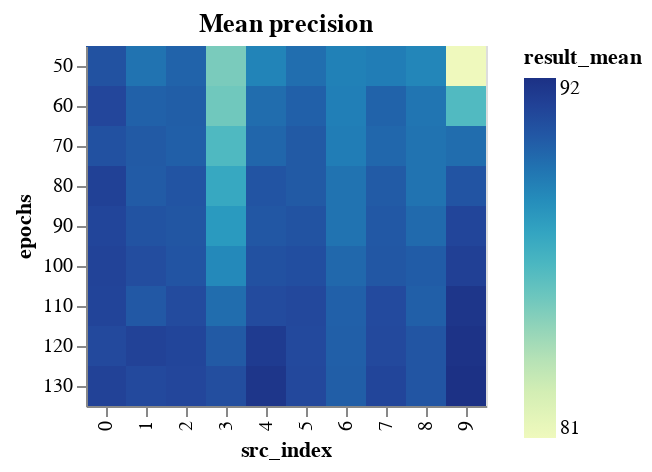

The notebook cell saved with this chart:
### Code cell
epochs_results_encoding = {
    "x": "src_index:O",
    "y": "epochs:O",
    "color": "result_mean:Q",
}
epochs_results_tooltip = ["result_mean", "result_std", "neurons", "layers", "src_index"]
EPOCHS_BINS = np.array_split(EPOCHS_RANGE, EPOCHS_RANGE.max() // EPOCH_BIN_SIZE + 1)


def binified_epochs_heatmap(title, epochs_df):
    return binified_heatmap(
        title,
        epochs_df,
        "epochs",
        EPOCHS_BINS,
        epochs_results_tooltip,
        **epochs_results_encoding
    )


binified_epochs_heatmap("Mean precision", epochs_results_df)

### Figure 1 — Vega-Lite specification as saved in the notebook (floating-point values rounded to 4 significant figures)
{"config": {"view": {"continuousWidth": 400, "continuousHeight": 300}}, "hconcat": [{"mark": "rect", "encoding": {"color": {"type": "quantitative", "field": "result_mean"}, "tooltip": [{"type": "quantitative", "field": "result_mean"}, {"type": "quantitative", "field": "result_std"}, {"type": "quantitative", "field": "neurons"}, {"type": "quantitative", "field": "layers"}, {"type": "quantitative", "field": "src_index"}], "x": {"type": "ordinal", "field": "src_index"}, "y": {"type": "ordinal", "field": "epochs"}}, "selection": {"selector003": {"type": "interval", "bind": "scales", "encodings": ["x", "y"]}}, "title": "Mean precision"}], "data": {"name": "data-18e7893ffe193afda6c8108d0d1eca5e"}, "$schema": "https://vega.github.io/schema/vega-lite/v4.8.1.json", "datasets": {"data-18e7893ffe193afda6c8108d0d1eca5e": [{"neurons": 8, "layers": 1, "epochs": 130, "learning_rate": 0.0254, "momentum": 0.05776, "result_mean": 89.79, "result_std": 0.5002, "src_index": 6}, {"neurons": 14, "layers": 3, "epochs": 100, "learning_rate": 0.0254, "momentum": 0.05776, "result_mean": 90.88, "result_std": 0.6634, "src_index": 0}, {"neurons": 14, "layers": 3, "epochs": 60, "learning_rate": 0.0254, "momentum": 0.05776, "result_mean": 90.72, "result_std": 0.7479, "src_index": 0}, {"neurons": 14, "layers": 3, "epochs": 90, "learning_rate": 0.0254, "momentum": 0.05776, "result_mean": 90.78, "result_std": 0.7751, "src_index": 0}, {"neurons": 14, "layers": 3, "epochs": 70, "learning_rate": 0.0254, "momentum": 0.05776, "result_mean": 90.31, "result_std": 0.7564, "src_index": 0}, {"neurons": 8, "layers": 1, "epochs": 120, "learning_rate": 0.0254, "momentum": 0.05776, "result_mean": 89.73, "result_std": 0.705, "src_index": 6}, {"neurons": 13, "layers": 2, "epochs": 60, "learning_rate": 0.0254, "momentum": 0.05776, "result_mean": 89.63, "result_std": 0.6999, "src_index": 1}, {"neurons": 8, "layers": 1, "epochs": 100, "learning_rate": 0.0254, "momentum": 0.05776, "result_mean": 89.37, "result_std": 0.6981, "src_index": 6}, {"neurons": 8, "layers": 3, "epochs": 130, "learning_rate": 0.0254, "momentum": 0.05776, "result_mean": 91.56, "result_std": 0.9182, "src_index": 4}, {"neurons": 14, "layers": 3, "epochs": 110, "learning_rate": 0.0254, "momentum": 0.05776, "result_mean": 90.83, "result_std": 0.8576, "src_index": 0}, {"neurons": 14, "layers": 3, "epochs": 120, "learning_rate": 0.0254, "momentum": 0.05776, "result_mean": 90.62, "result_std": 0.8514, "src_index": 0}, {"neurons": 8, "layers": 1, "epochs": 110, "learning_rate": 0.0254, "momentum": 0.05776, "result_mean": 89.68, "result_std": 0.7754, "src_index": 6}, {"neurons": 13, "layers": 2, "epochs": 70, "learning_rate": 0.0254, "momentum": 0.05776, "result_mean": 89.94, "result_std": 0.8117, "src_index": 1}, {"neurons": 8, "layers": 3, "epochs": 80, "learning_rate": 0.0254, "momentum": 0.05776, "result_mean": 90.15, "result_std": 0.8575, "src_index": 4}, {"neurons": 10, "layers": 1, "epochs": 130, "learning_rate": 0.0254, "momentum": 0.05776, "result_mean": 90.15, "result_std": 0.8671, "src_index": 8}, {"neurons": 14, "layers": 2, "epochs": 70, "learning_rate": 0.0254, "momentum": 0.05776, "result_mean": 89.73, "result_std": 0.8274, "src_index": 2}, {"neurons": 6, "layers": 3, "epochs": 70, "learning_rate": 0.0254, "momentum": 0.05776, "result_mean": 85.88, "result_std": 0.4682, "src_index": 3}, {"neurons": 10, "layers": 1, "epochs": 120, "learning_rate": 0.0254, "momentum": 0.05776, "result_mean": 90.15, "result_std": 0.9104, "src_index": 8}, {"neurons": 8, "layers": 3, "epochs": 60, "learning_rate": 0.0254, "momentum": 0.05776, "result_mean": 89.21, "result_std": 0.8266, "src_index": 4}, {"neurons": 8, "layers": 1, "epochs": 90, "learning_rate": 0.0254, "momentum": 0.05776, "result_mean": 89.01, "result_std": 0.8247, "src_index": 6}, {"neurons": 8, "layers": 3, "epochs": 70, "learning_rate": 0.0254, "momentum": 0.05776, "result_mean": 89.47, "result_std": 0.8747, "src_index": 4}, {"neurons": 10, "layers": 1, "epochs": 110, "learning_rate": 0.0254, "momentum": 0.05776, "result_mean": 89.73, "result_std": 0.9082, "src_index": 8}, {"neurons": 11, "layers": 1, "epochs": 130, "learning_rate": 0.0254, "momentum": 0.05776, "result_mean": 90.67, "result_std": 1.006, "src_index": 5}, {"neurons": 11, "layers": 1, "epochs": 70, "learning_rate": 0.0254, "momentum": 0.05776, "result_mean": 89.94, "result_std": 0.9442, "src_index": 5}, {"neurons": 13, "layers": 2, "epochs": 80, "learning_rate": 0.0254, "momentum": 0.05776, "result_mean": 89.89, "result_std": 0.9454, "src_index": 1}, {"neurons": 10, "layers": 1, "epochs": 100, "learning_rate": 0.0254, "momentum": 0.05776, "result_mean": 89.84, "result_std": 0.9481, "src_index": 8}, {"neurons": 9, "layers": 3, "epochs": 80, "learning_rate": 0.0254, "momentum": 0.05776, "result_mean": 89.89, "result_std": 0.9567, "src_index": 7}, {"neurons": 8, "layers": 3, "epochs": 100, "learning_rate": 0.0254, "momentum": 0.05776, "result_mean": 90.31, "result_std": 1.009, "src_index": 4}, {"neurons": 13, "layers": 2, "epochs": 50, "learning_rate": 0.0254, "momentum": 0.05776, "result_mean": 89.01, "result_std": 0.8839, "src_index": 1}, {"neurons": 11, "layers": 1, "epochs": 110, "learning_rate": 0.0254, "momentum": 0.05776, "result_mean": 90.67, "result_std": 1.06, "src_index": 5}, {"neurons": 8, "layers": 3, "epochs": 90, "learning_rate": 0.0254, "momentum": 0.05776, "result_mean": 90.05, "result_std": 1.012, "src_index": 4}, {"neurons": 11, "layers": 1, "epochs": 100, "learning_rate": 0.0254, "momentum": 0.05776, "result_mean": 90.41, "result_std": 1.058, "src_index": 5}, {"neurons": 14, "layers": 3, "epochs": 130, "learning_rate": 0.0254, "momentum": 0.05776, "result_mean": 90.93, "result_std": 1.111, "src_index": 0}, {"neurons": 8, "layers": 1, "epochs": 70, "learning_rate": 0.0254, "momentum": 0.05776, "result_mean": 88.64, "result_std": 0.9074, "src_index": 6}, {"neurons": 14, "layers": 2, "epochs": 80, "learning_rate": 0.0254, "momentum": 0.05776, "result_mean": 90.15, "result_std": 1.068, "src_index": 2}, {"neurons": 14, "layers": 3, "epochs": 80, "learning_rate": 0.0254, "momentum": 0.05776, "result_mean": 90.98, "result_std": 1.151, "src_index": 0}, {"neurons": 8, "layers": 3, "epochs": 120, "learning_rate": 0.0254, "momentum": 0.05776, "result_mean": 91.3, "result_std": 1.186, "src_index": 4}, {"neurons": 8, "layers": 1, "epochs": 80, "learning_rate": 0.0254, "momentum": 0.05776, "result_mean": 89.0, "result_std": 0.9662, "src_index": 6}, {"neurons": 14, "layers": 2, "epochs": 50, "learning_rate": 0.0254, "momentum": 0.05776, "result_mean": 89.58, "result_std": 1.024, "src_index": 2}, {"neurons": 11, "layers": 1, "epochs": 90, "learning_rate": 0.0254, "momentum": 0.05776, "result_mean": 90.2, "result_std": 1.089, "src_index": 5}, {"neurons": 9, "layers": 3, "epochs": 70, "learning_rate": 0.0254, "momentum": 0.05776, "result_mean": 89.42, "result_std": 1.012, "src_index": 7}, {"neurons": 9, "layers": 3, "epochs": 110, "learning_rate": 0.0254, "momentum": 0.05776, "result_mean": 90.57, "result_std": 1.133, "src_index": 7}, {"neurons": 10, "layers": 1, "epochs": 90, "learning_rate": 0.0254, "momentum": 0.05776, "result_mean": 89.32, "result_std": 1.013, "src_index": 8}, {"neurons": 14, "layers": 2, "epochs": 120, "learning_rate": 0.0254, "momentum": 0.05776, "result_mean": 90.78, "result_std": 1.166, "src_index": 2}, {"neurons": 11, "layers": 3, "epochs": 130, "learning_rate": 0.0254, "momentum": 0.05776, "result_mean": 91.82, "result_std": 1.278, "src_index": 9}, {"neurons": 11, "layers": 1, "epochs": 120, "learning_rate": 0.0254, "momentum": 0.05776, "result_mean": 90.62, "result_std": 1.165, "src_index": 5}, {"neurons": 10, "layers": 1, "epochs": 60, "learning_rate": 0.0254, "momentum": 0.05776, "result_mean": 88.9, "result_std": 0.9943, "src_index": 8}, {"neurons": 10, "layers": 1, "epochs": 70, "learning_rate": 0.0254, "momentum": 0.05776, "result_mean": 89.0, "result_std": 1.033, "src_index": 8}, {"neurons": 11, "layers": 1, "epochs": 80, "learning_rate": 0.0254, "momentum": 0.05776, "result_mean": 89.94, "result_std": 1.154, "src_index": 5}, {"neurons": 8, "layers": 3, "epochs": 50, "learning_rate": 0.0254, "momentum": 0.05776, "result_mean": 88.38, "result_std": 1.019, "src_index": 4}, {"neurons": 11, "layers": 1, "epochs": 60, "learning_rate": 0.0254, "momentum": 0.05776, "result_mean": 89.68, "result_std": 1.15, "src_index": 5}, {"neurons": 9, "layers": 3, "epochs": 60, "learning_rate": 0.0254, "momentum": 0.05776, "result_mean": 89.58, "result_std": 1.143, "src_index": 7}, {"neurons": 8, "layers": 3, "epochs": 110, "learning_rate": 0.0254, "momentum": 0.05776, "result_mean": 90.52, "result_std": 1.239, "src_index": 4}, {"neurons": 9, "layers": 3, "epochs": 120, "learning_rate": 0.0254, "momentum": 0.05776, "result_mean": 90.62, "result_std": 1.295, "src_index": 7}, {"neurons": 10, "layers": 1, "epochs": 80, "learning_rate": 0.0254, "momentum": 0.05776, "result_mean": 89.0, "result_std": 1.134, "src_index": 8}, {"neurons": 11, "layers": 3, "epochs": 70, "learning_rate": 0.0254, "momentum": 0.05776, "result_mean": 89.21, "result_std": 1.159, "src_index": 9}, {"neurons": 9, "layers": 3, "epochs": 90, "learning_rate": 0.0254, "momentum": 0.05776, "result_mean": 89.99, "result_std": 1.24, "src_index": 7}, {"neurons": 13, "layers": 2, "epochs": 90, "learning_rate": 0.0254, "momentum": 0.05776, "result_mean": 90.2, "result_std": 1.262, "src_index": 1}, {"neurons": 11, "layers": 1, "epochs": 50, "learning_rate": 0.0254, "momentum": 0.05776, "result_mean": 89.16, "result_std": 1.17, "src_index": 5}, {"neurons": 14, "layers": 2, "epochs": 130, "learning_rate": 0.0254, "momentum": 0.05776, "result_mean": 90.72, "result_std": 1.343, "src_index": 2}, {"neurons": 6, "layers": 3, "epochs": 80, "learning_rate": 0.0254, "momentum": 0.05776, "result_mean": 86.82, "result_std": 0.9667, "src_index": 3}, {"neurons": 13, "layers": 2, "epochs": 130, "learning_rate": 0.0254, "momentum": 0.05776, "result_mean": 90.62, "result_std": 1.357, "src_index": 1}, {"neurons": 9, "layers": 3, "epochs": 100, "learning_rate": 0.0254, "momentum": 0.05776, "result_mean": 90.05, "result_std": 1.312, "src_index": 7}, {"neurons": 8, "layers": 1, "epochs": 60, "learning_rate": 0.0254, "momentum": 0.05776, "result_mean": 88.54, "result_std": 1.165, "src_index": 6}, {"neurons": 13, "layers": 2, "epochs": 100, "learning_rate": 0.0254, "momentum": 0.05776, "result_mean": 90.46, "result_std": 1.36, "src_index": 1}, {"neurons": 11, "layers": 3, "epochs": 60, "learning_rate": 0.0254, "momentum": 0.05776, "result_mean": 85.83, "result_std": 0.9119, "src_index": 9}, {"neurons": 6, "layers": 3, "epochs": 60, "learning_rate": 0.0254, "momentum": 0.05776, "result_mean": 84.89, "result_std": 0.8264, "src_index": 3}, {"neurons": 13, "layers": 2, "epochs": 120, "learning_rate": 0.0254, "momentum": 0.05776, "result_mean": 90.93, "result_std": 1.436, "src_index": 1}, {"neurons": 11, "layers": 3, "epochs": 110, "learning_rate": 0.0254, "momentum": 0.05776, "result_mean": 91.56, "result_std": 1.502, "src_index": 9}, {"neurons": 8, "layers": 1, "epochs": 50, "learning_rate": 0.0254, "momentum": 0.05776, "result_mean": 88.48, "result_std": 1.215, "src_index": 6}, {"neurons": 11, "layers": 3, "epochs": 120, "learning_rate": 0.0254, "momentum": 0.05776, "result_mean": 91.72, "result_std": 1.54, "src_index": 9}, {"neurons": 6, "layers": 3, "epochs": 90, "learning_rate": 0.0254, "momentum": 0.05776, "result_mean": 87.49, "result_std": 1.121, "src_index": 3}, {"neurons": 14, "layers": 2, "epochs": 110, "learning_rate": 0.0254, "momentum": 0.05776, "result_mean": 90.52, "result_std": 1.44, "src_index": 2}, {"neurons": 11, "layers": 3, "epochs": 100, "learning_rate": 0.0254, "momentum": 0.05776, "result_mean": 91.04, "result_std": 1.493, "src_index": 9}, {"neurons": 6, "layers": 3, "epochs": 130, "learning_rate": 0.0254, "momentum": 0.05776, "result_mean": 90.41, "result_std": 1.441, "src_index": 3}, {"neurons": 6, "layers": 3, "epochs": 120, "learning_rate": 0.0254, "momentum": 0.05776, "result_mean": 89.94, "result_std": 1.398, "src_index": 3}, {"neurons": 10, "layers": 1, "epochs": 50, "learning_rate": 0.0254, "momentum": 0.05776, "result_mean": 88.27, "result_std": 1.29, "src_index": 8}, {"neurons": 13, "layers": 2, "epochs": 110, "learning_rate": 0.0254, "momentum": 0.05776, "result_mean": 90.0, "result_std": 1.467, "src_index": 1}, {"neurons": 14, "layers": 2, "epochs": 90, "learning_rate": 0.0254, "momentum": 0.05776, "result_mean": 90.1, "result_std": 1.498, "src_index": 2}, {"neurons": 6, "layers": 3, "epochs": 110, "learning_rate": 0.0254, "momentum": 0.05776, "result_mean": 89.21, "result_std": 1.433, "src_index": 3}, {"neurons": 14, "layers": 3, "epochs": 50, "learning_rate": 0.0254, "momentum": 0.05776, "result_mean": 90.26, "result_std": 1.537, "src_index": 0}, {"neurons": 14, "layers": 2, "epochs": 100, "learning_rate": 0.0254, "momentum": 0.05776, "result_mean": 90.15, "result_std": 1.53, "src_index": 2}, {"neurons": 6, "layers": 3, "epochs": 50, "learning_rate": 0.0254, "momentum": 0.05776, "result_mean": 84.63, "result_std": 0.9851, "src_index": 3}, {"neurons": 9, "layers": 3, "epochs": 130, "learning_rate": 0.0254, "momentum": 0.05776, "result_mean": 90.78, "result_std": 1.606, "src_index": 7}, {"neurons": 11, "layers": 3, "epochs": 90, "learning_rate": 0.0254, "momentum": 0.05776, "result_mean": 90.78, "result_std": 1.677, "src_index": 9}, {"neurons": 11, "layers": 3, "epochs": 80, "learning_rate": 0.0254, "momentum": 0.05776, "result_mean": 90.15, "result_std": 1.648, "src_index": 9}, {"neurons": 9, "layers": 3, "epochs": 50, "learning_rate": 0.0254, "momentum": 0.05776, "result_mean": 88.64, "result_std": 1.498, "src_index": 7}, {"neurons": 14, "layers": 2, "epochs": 60, "learning_rate": 0.0254, "momentum": 0.05776, "result_mean": 89.79, "result_std": 1.621, "src_index": 2}, {"neurons": 6, "layers": 3, "epochs": 100, "learning_rate": 0.0254, "momentum": 0.05776, "result_mean": 88.17, "result_std": 1.881, "src_index": 3}, {"neurons": 11, "layers": 3, "epochs": 50, "learning_rate": 0.0254, "momentum": 0.05776, "result_mean": 80.56, "result_std": 1.968, "src_index": 9}]}}
